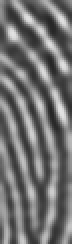
#> input picture net-model-share-master/debug_keyPoints_6193/6193_test_img.bmp, 36 x 122 px, given as the content of the folder /home/panq/dataset/spoof/6193/data/test-10-qua, which was not available (shown 2 times larger)
$ python glob_handle.py
#> lines starting #> are read from the running program, lines starting #| are printed output that depends on the picture; pictures that were not available may be replaced by others from this repository, and a replacement may not be noted
""" JIT scripting/tracing utils

Hacked together by / Copyright 2020 Ross Wightman
"""
from __future__ import division
import os
import glob
import matplotlib as plt
import cv2
from tqdm import tqdm
import glob
import numpy as np
import matplotlib.pyplot as plt
from skimage.restoration import denoise_nl_means, estimate_sigma
import skimage.io
from skimage.morphology import disk
from skimage.filters import rank
from scipy.ndimage import gaussian_filter
from skimage.morphology import reconstruction
import math
import cv2
import sklearn.linear_model

# path_old = r"/home/panq/dataset/spoof/6193/train-q2r0csp-0817-qua2"
# path_new = r"/home/panq/dataset/spoof/6193/train-q2r0csp-0817-qua2-lce"
# path_new_g = r"/home/panq/dataset/spoof/6193/train-q2r0csp-0817-qua2-lceg"
path_old = r"/home/panq/dataset/spoof/6193/data/test-10-qua"
path_new_1 = r"/home/panq/dataset/spoof/6193/data/test-10-qua-1lce"
path_new_2 = r"/home/panq/dataset/spoof/6193/data/test-10-qua-2lceg"
path_new_3 = r"/home/panq/dataset/spoof/6193/data/test-10-qua-3stft"
import past


def local_constrast_enhancement(img):
    """
    局部对比度增强
    """
    h, w = img.shape
    img = img.astype(np.float32)

    meanV = cv2.blur(img, (15, 15))
    normalized = img - meanV
    var = abs(normalized)

    var = cv2.blur(var, (15, 15))

    normalized = normalized / (var + 10) * 0.75
    normalized = np.clip(normalized, -1, 1)
    normalized = (normalized + 1) * 127.5
    return normalized


def local_constrast_enhancement_gaussian(img, sigma=15):
    """
    局部对比度增强(高斯)
    """
    h, w = img.shape
    img = img.astype(np.float32)

    meanV = cv2.GaussianBlur(img, (sigma, sigma), 0)
    normalized = img - meanV
    var = abs(normalized)
    var = cv2.GaussianBlur(var, (sigma, sigma), 0)

    normalized = normalized / (var + 10) * 0.75
    normalized = np.clip(normalized, -1, 1)
    normalized = (normalized + 1) * 127.5
    return normalized


def STFT(img, R=100):
    patch_size = 64
    block_size = 16
    ovp_size = (patch_size - block_size) // 2
    h0, w0 = img.shape
    img = cv2.copyMakeBorder(
        img, ovp_size, ovp_size, ovp_size, ovp_size, cv2.BORDER_CONSTANT, value=0
    )
    h, w = img.shape
    blkH = (h - patch_size) // block_size
    blkW = (w - patch_size) // block_size

    # -------------------------
    # Bandpass filter
    # -------------------------
    RMIN = 3  # min allowable ridge spacing
    RMAX = 18  # maximum allowable ridge spacing
    FLOW = patch_size / RMAX
    FHIGH = patch_size / RMIN
    patch_size2 = int(patch_size / 2)
    x, y = np.meshgrid(
        range(-patch_size2, patch_size2), range(-patch_size2, patch_size2)
    )
    r = np.sqrt(x * x + y * y) + 0.0001

    dRLow = 1.0 / (1 + (r / FHIGH) ** 4)  # low pass     butterworth     filter
    dRHigh = 1.0 / (1 + (FLOW / r) ** 4)  # high    pass     butterworth     filter
    dBPass = dRLow * dRHigh  # bandpass

    sigma = patch_size / 3
    weight = np.exp(-(x * x + y * y) / (sigma * sigma))
    rec_img = np.zeros((h, w))
    for i in range(0, blkH):
        for j in range(0, blkW):
            patch = img[
                i * block_size : i * block_size + patch_size,
                j * block_size : j * block_size + patch_size,
            ].copy()
            patch = patch - np.median(patch)
            f = np.fft.fft2(patch)
            fshift = np.fft.fftshift(f)

            filtered = dBPass * fshift
            norm = np.linalg.norm(filtered)
            filtered = filtered / (norm + 0.0001)
            f_ifft = np.fft.ifftshift(filtered)
            rec_patch = np.real(np.fft.ifft2(f_ifft))
            rec_img[
                i * block_size : i * block_size + patch_size,
                j * block_size : j * block_size + patch_size,
            ] += (
                rec_patch * weight
            )

    rec_img = rec_img[ovp_size : ovp_size + h0, ovp_size : ovp_size + w0]
    img = (rec_img - np.median(rec_img)) / (np.std(rec_img) + 0.000001)
    img = img * 14 + 127
    img[img < 0] = 0
    img[img > 255] = 255
    rec_img = (rec_img - np.min(rec_img)) / (np.max(rec_img) - np.min(rec_img) + 0.0001)

    return img


def list_bmp_directory(dir_imagefolder, type="*.bmp"):
    """
    递归取得文件夹下所有匹配路径
    Args:
        dir_imagefolder (_type_): 文件夹路径
        type (str, optional): 匹配字符串.   Defaults to "*.bmp".
    Returns:
        _type_: list
    """
    list_image_dir = glob.glob(
        os.path.join(dir_imagefolder, "**", type), recursive=True
    )
    return list_image_dir


def handle_bmps(
    list_src,type
):
    """对两个路径list的图像进行基于权值的图像混合

    Args:
        list_src_1 (_type_):
        list_src_2 (_type_):
        name_folder_save (str, optional):     若保存，保存路径. Defaults to "".
        alpha (float, optional):     addWeighted的加权参数. Defaults to 0.5.
    """
    for i in tqdm(range(len(list_src)), position=0, ncols=80):
        img_src = cv2.imread(list_src[i], cv2.IMREAD_GRAYSCALE)

        if type == 1:
            img_dst = STFT(img_src)
            path_save = list_src[i].replace(path_old, path_new_1)
        if type == 2:
            img_dst = local_constrast_enhancement(img_src)
            path_save = list_src[i].replace(path_old, path_new_2)
        if type == 3:
            img_dst = local_constrast_enhancement_gaussian(img_src)
            path_save = list_src[i].replace(path_old, path_new_3)

        if not os.path.exists(path_save):
            if not os.path.exists(os.path.dirname(path_save)):
                os.makedirs(os.path.dirname(path_save))
        cv2.imwrite(path_save, img_dst)
        # [8 lines of commented-out code are left out]
    print("works done! handle bmps {}".format(len(list_src)))


def main():
    list_src = list_bmp_directory(path_old, "*.bmp")
    handle_bmps(list_src,1)
#> in handle_bmps, img_src is the input picture: shape (122, 36); min 37, max 227, mean 114
#> in STFT, `img = cv2.copyMakeBorder( img, ovp_size, ovp_size, ovp_size, ovp_size,..`:
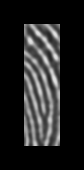
#> img: shape (170, 84); min 0, max 227, mean 35.1
#> after the loop in STFT, `for i in range(0, blkH):`:
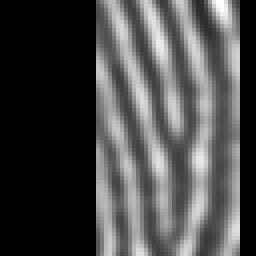
#> patch: shape (64, 64) float64 (shown 4 times larger); min -66, max 160, mean -1.1; drawn with min black and max white
#> after the loop in STFT, `for i in range(0, blkH):`:
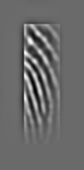
#> rec_img: shape (170, 84) float64; min -0.00109, max 0.00151, mean 8.74e-07; drawn with min black and max white
#> in STFT, `rec_img = rec_img[ovp_size : ovp_size + h0, ovp_size : ovp_size + w0]`:
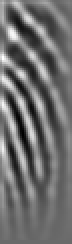
#> rec_img: shape (122, 36) float64 (shown 2 times larger); min -0.00109, max 0.00151, mean 4.5e-05; drawn with min black and max white
    handle_bmps(list_src,2)
#> in local_constrast_enhancement, `meanV = cv2.blur(img, (15, 15))`:
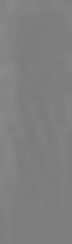
#> meanV: shape (122, 36) float32 (shown 2 times larger); min 123.7, max 138.3, mean 127.9
    handle_bmps(list_src,3)
#> in local_constrast_enhancement_gaussian, `var = cv2.GaussianBlur(var, (sigma, sigma), 0)`:
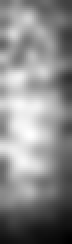
#> var: shape (122, 36) float32 (shown 2 times larger); min 1.47, max 62.46, mean 34.5; drawn with min black and max white
#> in local_constrast_enhancement_gaussian, `normalized = np.clip(normalized, -1, 1)`:
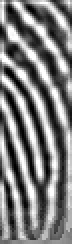
#> normalized: shape (122, 36) float32 (shown 2 times larger); min -1, max 1, mean -0.00869; drawn with min black and max white


if __name__ == "__main__":
    main()
